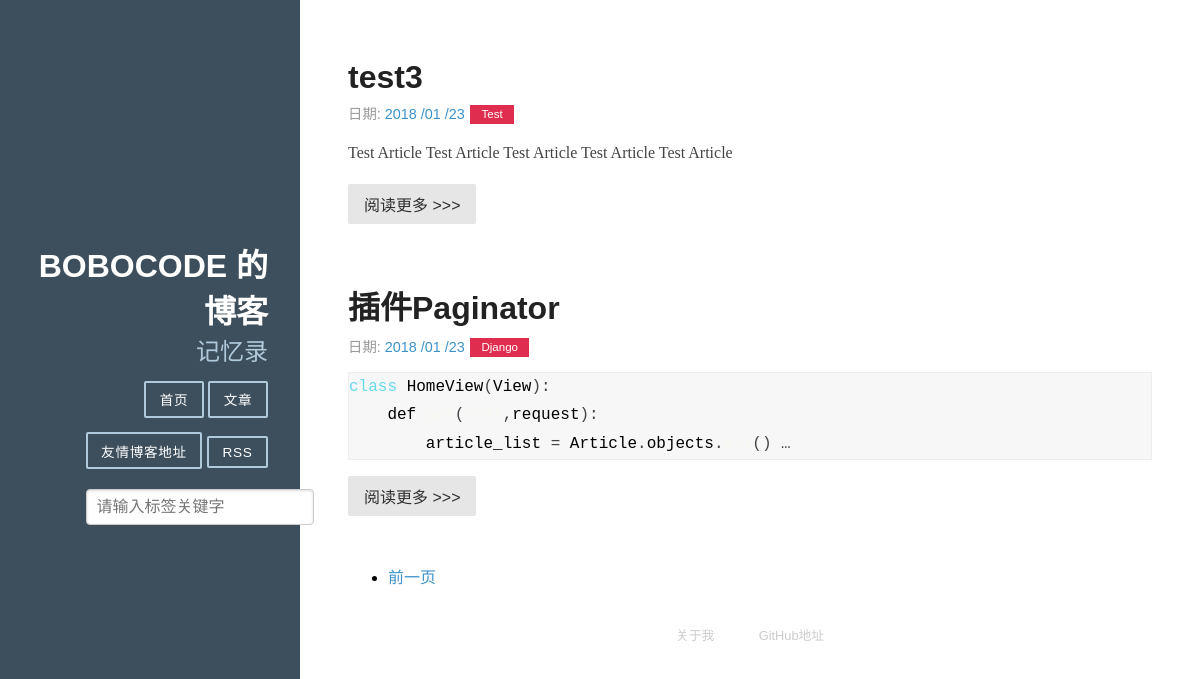
Screenshot of /?page=2 with the database file from the repository.
### article/models.py (models this page shows, shortened)
class Article(models.Model):
	title = models.CharField(max_length=100)
	category = models.CharField(max_length=50,blank=True)
	date_time = models.DateField(auto_now_add =True)
	content = models.TextField(blank=True,null=True)
	class Meta:
		ordering = ['-date_time']
	class Meta:
		ordering = ['-date_time']

### article/views.py (the view)
# urls.py: url(r'^$',HomeView.as_view(),name='home'),
class HomeView(View):
	def get(self,request):
		article_list = Article.objects.all()
		paginator = Paginator(article_list,2)
		page = request.GET.get('page')
		try:
			article_list = paginator.page(page)
		except PageNotAnInteger:
			article_list = paginator.page(1)
		except EmptyPage:
			article_list = paginator.paginator(paginator.num_pages)
		return render(request,'home.html',{'article_list':article_list})

### article/templatetags/custom_markdown.py (called while the page is built)
@register.filter(is_safe=True)
@stringfilter #字符串作为参数
def custom_markdown(value):
	return mark_safe(markdown.markdown(value,extensions=['markdown.extensions.fenced_code','markdown.extensions.codehilite'],safe_model = True,enable_attributes=False))

### templates/home.html (shortened to what this page needs)
{% extends "base.html" %} {% load custom_markdown %} {% block content %}
<div class="posts">
    {% for article in article_list %}
    <section class="post">
        <header class="post-header">
            <h2 class="post-title"><a href="{% url 'detail' id=article.id %}"></a>{{ article.title }}</h2>
            <p class="post-meta">
                日期: <a class="post-author" href="#">{{ article.date_time |date:"Y /m /d" }}</a> <a class="post-category post-category-js" href="{% url 'search_tag' my_tag=article.category %}">{{ article.category |title }}</a>
            </p>
        </header>
        <div class="post-description">
            <p>
                {{ article.content | custom_markdown | truncatewords_html:20}}
            </p>
        </div>
        <a class="pure-button" href="{% url 'detail' id=article.id %}">阅读更多 >>></a>
    </section>
    {% endfor %}
    {% if article_list.object_list and article_list.paginator.num_pages > 1 %}
    <div>
        <ul class="pager">
            {%if article_list.has_previous %}
            <li><a href="?page={{article_list.previous_page_number}}">前一页</a></li>
            {%endif%}
        </ul>
    </div>
    {%endif%}
</div>
{% endblock %}

### static/css/pure-min.css (style rules this page uses)
article,aside,details,figcaption,figure,footer,header,hgroup,main,nav,section,summary { display:block }
html { font-size:100%;-ms-text-size-adjust:100%;-webkit-text-size-adjust:100% }
html,button,input,select,textarea { font-family:sans-serif }
body { margin:0 }
h2 { font-size:1.5em;margin:.83em 0 }
p,pre { margin:1em 0 }
code,kbd,pre,samp { font-family:monospace,serif;_font-family:'courier new',monospace;font-size:1em }
pre { white-space:pre;white-space:pre-wrap;word-wrap:break-word }
dl,menu,ol,ul { margin:1em 0 }
menu,ol,ul { padding:0 0 0 40px }
.pure-button { display:inline-block;*display:inline;zoom:1;line-height:normal;white-space:nowrap;vertical-align:baseline;text-align:center;cursor:pointer;-webkit-user-drag:none;-webkit-user-select:none;-moz-user-select:none;-ms-user-select:none;user-select:none }
.pure-button { font-family:inherit;font-size:100%;*font-size:90%;*overflow:visible;padding:.5em 1em;color:#444;color:rgba(0,0,0,.8);*color:#444;border:1px solid #999;border:0 rgba(0,0,0,0);background-color:#E6E6E6;text-decoration:none;border-radius:2px }

### static/css/blog.css (style rules this page uses)
* { -webkit-box-sizing: border-box; -moz-box-sizing: border-box; box-sizing: border-box; }
a { text-decoration: none; color: rgb(61, 146, 201); }
.post { padding-bottom: 2em; }
.post-title { font-size: 2em; color: #222; margin-bottom: 0.2em; }
.post-description { font-family: Georgia, "Cambria", serif; color: #444; line-height: 1.8em; }
.post-meta { color: #999; font-size: 90%; margin: 0; }
.post-category { margin: 0 0.1em; padding: 0.3em 1em; color: #fff; background: #999; font-size: 80%; }
.post-category-js { background: #df2d4f; }

### static/css/monokai.css (style rules this page uses)
.codehilite .k { color: #66d9ef }
.codehilite .n { color: black }
.codehilite .nb { color: #f8f8f2 }

### templates/base.html (style rules this page uses)
pre { border: 1px solid #eee; background: #f7f7f7; }

### rows the page displays
Article: title "test3", date_time "2018 /01 /23", category "Test", content|custom_markdown "Test Article Test Article Test Article Test Article Test Article"
Article: title "插件Paginator", date_time "2018 /01 /23", category "Django", content|custom_markdown "class HomeView ( View ): def ( , request ): article_list = Article . objects . () …"
